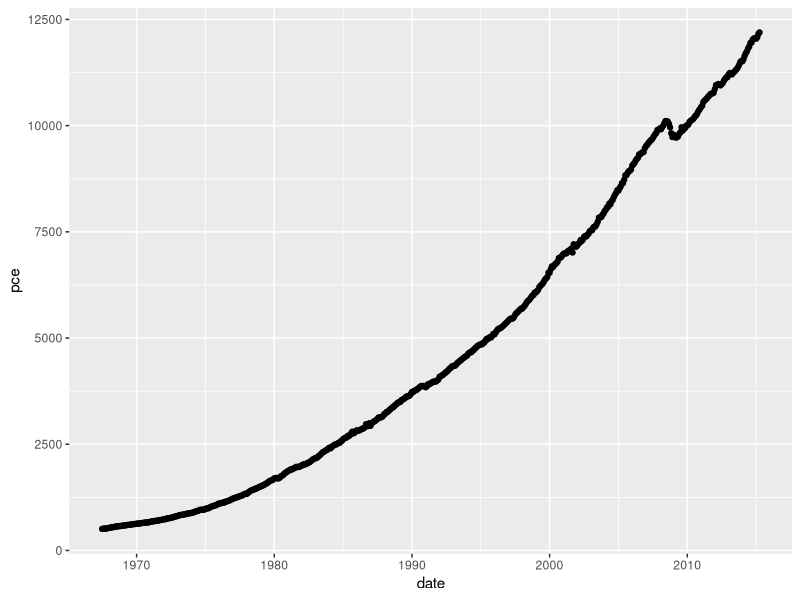
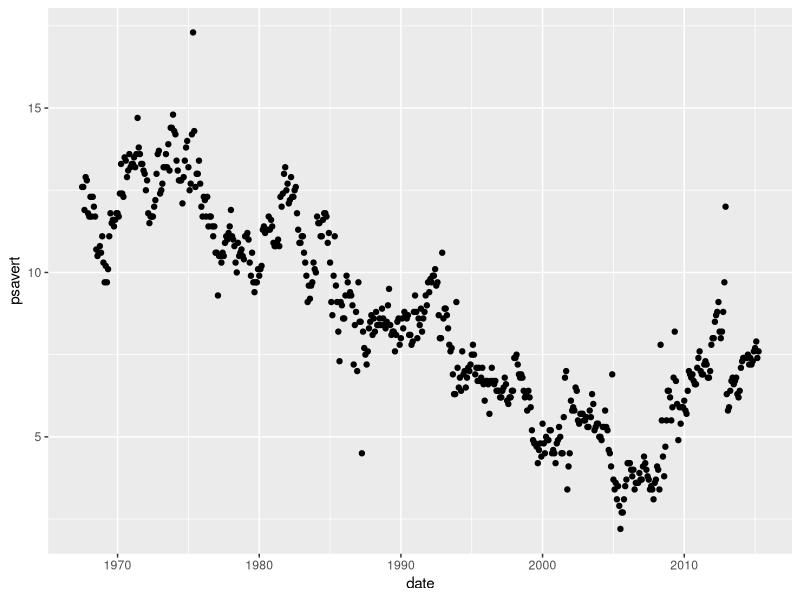
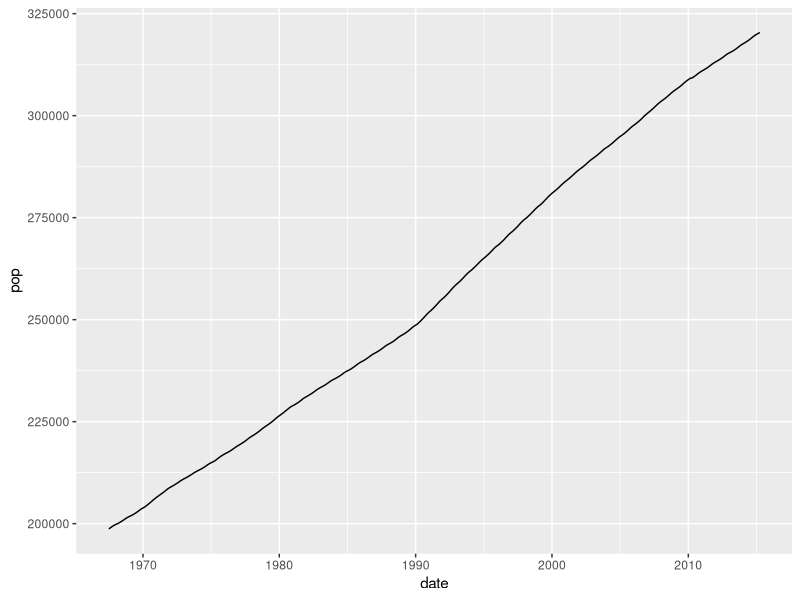
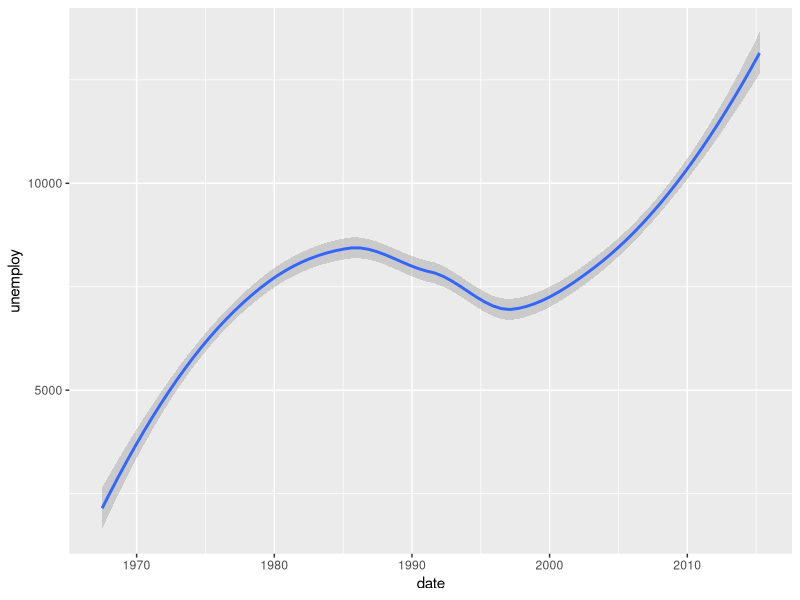
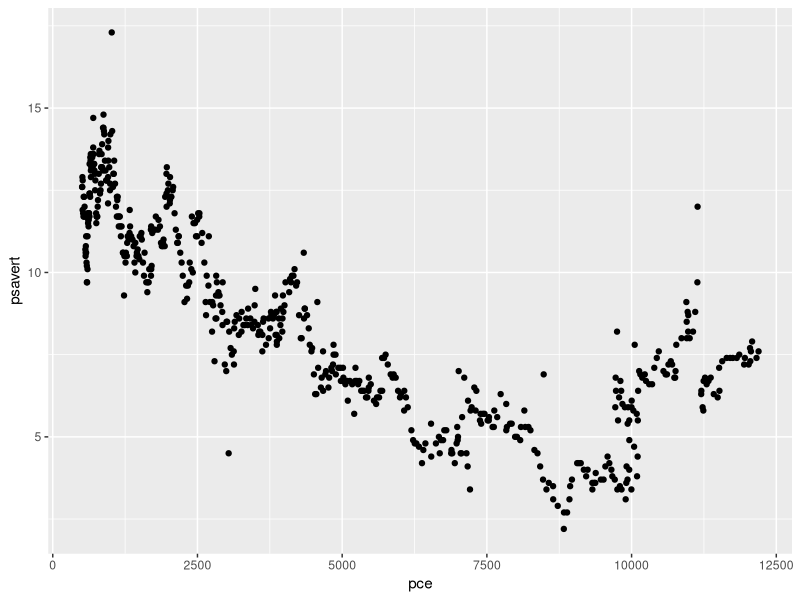
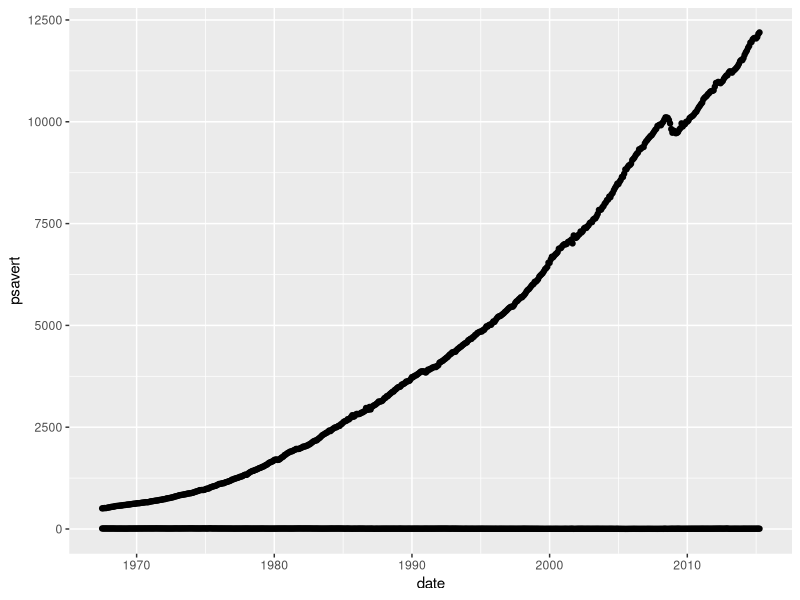
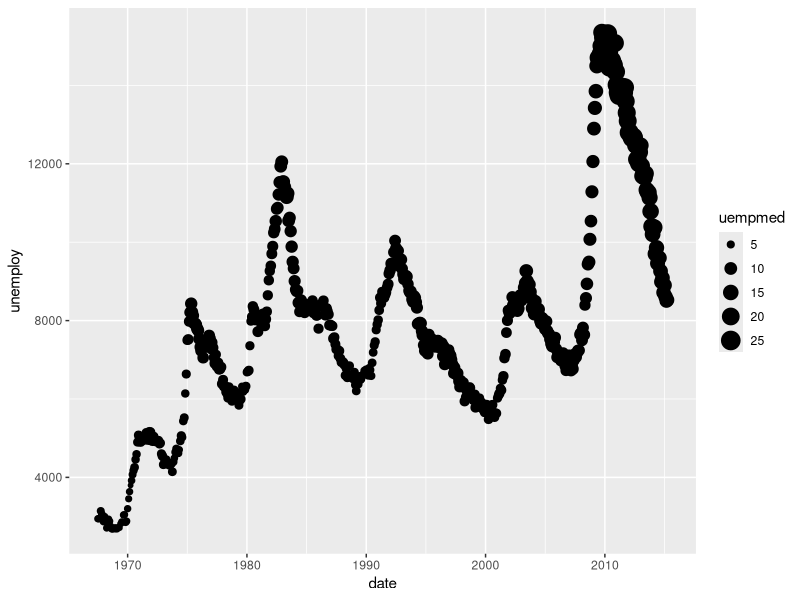
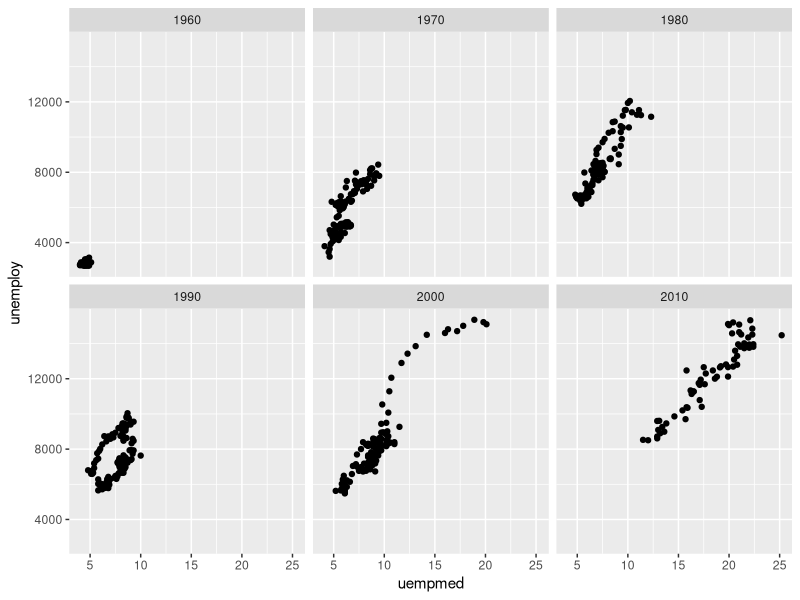

Reproduce these figures in R, in order.
# Book: R for Data Science https://r4ds.had.co.nz
# Chapters 1-4 
library(ggplot2)
?ggplot2
# View dataset "economics" from ggplot2. Read help on this dataset. 
# For each variable see meaning, type and values. 
economics$date

install.packages("lubridate")

library("lubridate")

?economics
View (economics)
str (economics)
economics$date
# Exersice 1. For any of 5 timeseries (pce, pop, psavert, uempmed, unemploy) make plots (x = date) using geoms point, line and smooth.
ggplot(data = economics) +
  geom_point(mapping = aes(x = date, y = pce))
ggsave("img/plot_pce.png")

ggplot(data = economics) +
  geom_point(mapping = aes(x = date, y = psavert))
ggsave("img/plot_psavert.png")

ggplot(data = economics) +
  geom_line(mapping = aes(x = date, y = pop))
ggsave("img/plot_pop.png")

ggplot(data = economics) +
  geom_smooth(mapping = aes(x = date, y = unemploy))
ggsave("img/plot_unemploy.png")
# Exersice 2. Display pce and psavert on one plot.
ggplot(data = economics) +
  geom_point(mapping = aes(x = pce, y =psavert))
ggsave("img/plot_pcepsavert.png")

ggplot(data = economics) +
  geom_point(mapping = aes(x = date, y =psavert))+geom_point(mapping = aes(x = date, y = pce))
ggsave("img/plot_pcepsavert2.png")

# Exersice 3. Display three variables on one scatterplot (x = date, y = unemploy, size = uempmed).
ggplot(data = economics) +
  geom_point(mapping = aes(x = date, y =unemploy, size = uempmed))
ggsave("img/exer3.png")

# Exersice 4. Run the following code line by line and explain what it does.
economics$date

year(economics$date)

my_economics <- economics
my_economics$decade <- year(economics$date) %/% 10 * 10

class(my_economics$decade)

my_economics$decade <- as.factor(my_economics$decade)

class(my_economics$decade)

# Exersice 5. Plot for x = uempmed, y = unemploy facet_wrap on decade.
ggplot(data = my_economics) +
  geom_point(mapping = aes(x = uempmed, y = unemploy)) +
  facet_wrap(~ decade)
ggsave("img/exer5.png")
# Exersice 6. On one plot (x = uempmed, y = unemploy) display a separate geom_smoth object for each decade.
ggplot(data = my_economics) +
  geom_smooth(mapping = aes(x = uempmed, y = unemploy, color = decade))
ggsave("img/exer6.png")
# Exersice 7. Plot histogram for unemploy for each decade.
ggplot(economics, aes(unemploy)) +
  geom_histogram()
ggsave("img/exer7_histogram_unemploy1.png")

ggplot(my_economics, aes(unemploy, fill = decade)) +
  geom_histogram()
ggsave("img/exer7_histogram_unemploy2.png")

ggplot(my_economics, aes(unemploy)) +
  geom_histogram()+
  facet_wrap(~ decade)
ggsave("img/exer7_histogram_unemploy3.png")

# Exersice 8. Plot geom_boxplot and stat_summary for unemploy for each decade.
ggplot(my_economics, aes(x = decade, y = unemploy)) +
  geom_boxplot() +
  coord_flip()
ggsave("img/exer8.png")

ggplot(my_economics) +
  stat_summary(
    mapping = aes(x = decade, y = unemploy),
    fun.ymin = min,
    fun.ymax = max,
    fun.y = median
  )
ggsave("img/exer8_stat_summary.png")
# Exersice 9. Set working directory and save one of the plots to it

# Exersice 10. Compose 3 questions (in Russian and English) on the topic 'visualisation' with 3-4 variants of answers only 1 of wich is correct



